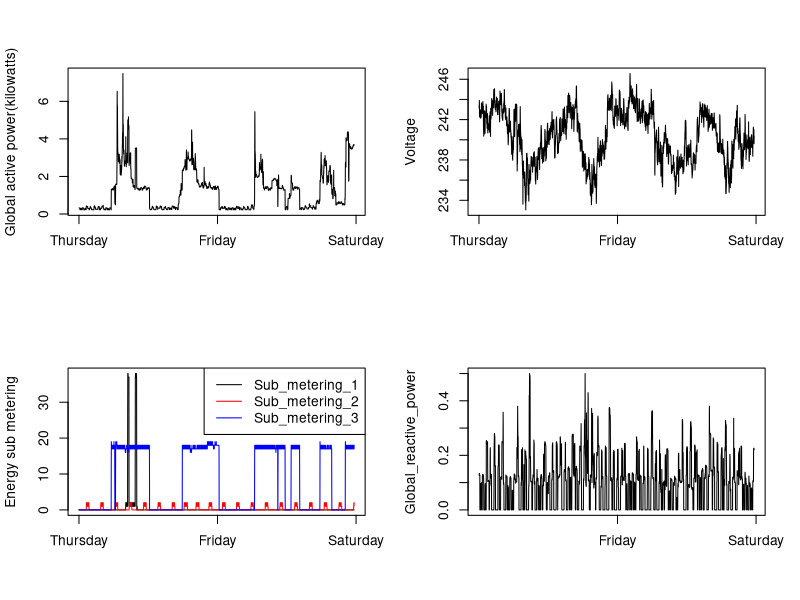

This figure's R source: (Note: this script raises an error after producing the figure.)
df_sub<-read.table("household_power_subset.txt",header = TRUE,sep = ";")

## plot 4 
png(filename = "Plot4.png",width = 480,height = 480)
par(mfrow=c(2,2))
plot(df_sub$Global_active_power,type = "l",xaxt="n",xlab="",ylab="Global active power(kilowatts)")
axis(1,at=2900,"Saturday")
axis(1,at=1450,"Friday")
axis(1,at=0,"Thursday")

plot(df_sub$Voltage,type = "l",xaxt="n",xlab="",ylab="Voltage")
axis(1,at=2900,"Saturday")
axis(1,at=1450,"Friday")
axis(1,at=0,"Thursday")

plot(df_sub$Sub_metering_1,type = "l",xaxt="n",xlab="",ylab="Energy sub metering")
lines(df_sub$Sub_metering_2,type = "l",col="red",xaxt="n")
lines(df_sub$Sub_metering_3,col="blue",xaxt="n")
axis(1,at=2900,"Saturday")
axis(1,at=1450,"Friday")
axis(1,at=0,"Thursday")

legend("topright",legend = c("Sub_metering_1",
                             "Sub_metering_2",
                             "Sub_metering_3"),col=c("black","red","blue"),
       cex = 1,lty = 1)

plot(df_sub$Global_reactive_power,type = "l",xaxt="n",xlab="",ylab="Global_reactive_power")
axis(1,at=2900,"Saturday")
axis(1,at=1450,"Friday")
dev.off()
axis(1,at=0,"Thursday")

dev.off()